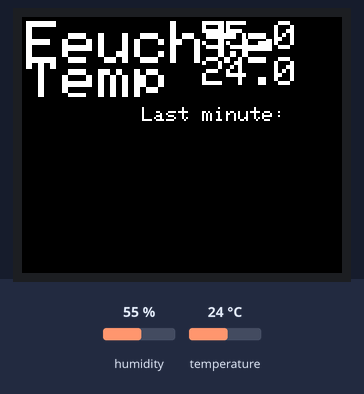
Recording of a sketch running on a simulated Arduino Uno, built with avr-gcc and run on an emulated ATmega328P. Parts: 160×128 colour display. Inputs (shaded band) come from the test bench; at power-on: humidity 55 %, temperature 24 °C. What the sketch prints to the serial monitor is not drawn.

Above: at 2.8 s.
2.9 s: humidity set to 22 %
At 5.5 s:
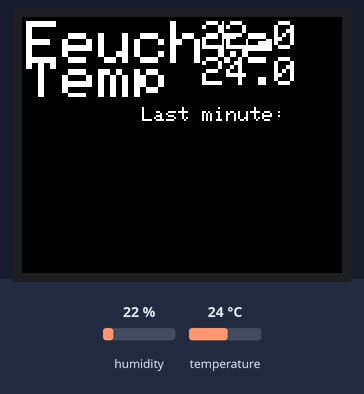
7.6 s: temperature set to 12 °C
At 9.3 s:
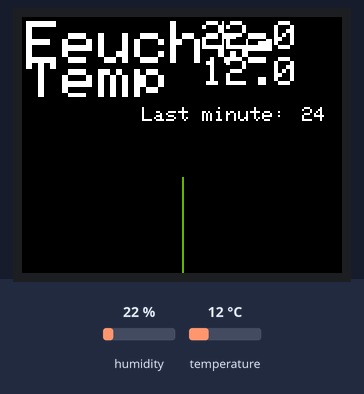
13.6 s: humidity set to 40 %
At 18.7 s:
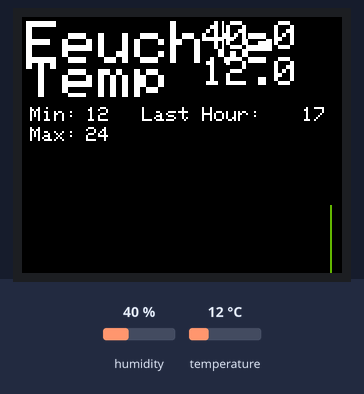
19.6 s: temperature set to 19 °C
At 21.7 s:
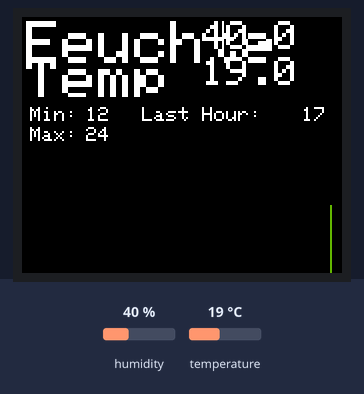
Timing chart, 0 to 23.2 s (numbered marks = the images above; inputs shaded):
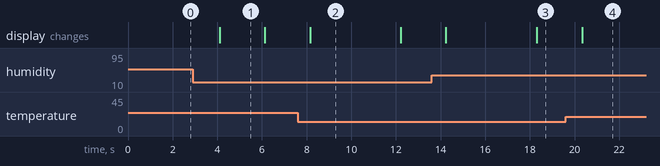

The sketch:

ArduTemp.ino
```cpp
#define PROGNAME    "ArduTemp"
#define PROGVERS    "0.1v"

// how many hours
#define MAX_HOURS 150

/*
#define DELAY 10000
#define MAX_SECONDS 6   // DELAY x MAX_SECONDS = 60
#define MAX_MINUTES 60
*/

#define DELAY 2000
#define MAX_SECONDS 3   // DELAY x MAX_SECONDS = 60
#define MAX_MINUTES 3

#include <SPI.h>
#include <TFT.h>
#include <dht.h>

// pin definition
#define TFT_CS_PIN   10
#define TFT_DC_PIN   9
#define TFT_RST_PIN  8
#define DHT22_PIN    5

dht DHT;

TFT TFTscreen = TFT(TFT_CS_PIN, TFT_DC_PIN, TFT_RST_PIN);

// char array to print to the screen
char temp[5];
char hum[5];
char buf[5];

int arraySeconds[MAX_SECONDS];
int arrayMinutes[MAX_MINUTES];
int arrayHours[MAX_HOURS];

int16_t secpos = 0;
int16_t minpos = 0;
int16_t hourpos = -1;

uint8_t i = 0;
int16_t average = 0;
int8_t value = 0;
int8_t maxvalue = -100;
int8_t minvalue = 100;


void updateGraph() {
  int drawHeight = 0;
  int drawWidth = 0;
  int8_t tempvalue = 0;
  int16_t temppos = 0;

  TFTscreen.stroke(0,0,0);
  TFTscreen.fill(0,0,0);
  TFTscreen.rect(0, 40, TFTscreen.width(), TFTscreen.height()-40);

  TFTscreen.stroke(100,180,0);
  if (hourpos == -1) {
    drawWidth = (int)(TFTscreen.width()/2) + (int)(MAX_MINUTES/2);
    for (i = 0; i < MAX_MINUTES; i++) {
      temppos = minpos - i;
      if (temppos < 0) {
        temppos = MAX_MINUTES + temppos;
      }
      tempvalue = arrayMinutes[temppos];
      if (tempvalue == -100) {
        tempvalue = 0;
      }
      drawHeight = map(tempvalue,0,40,0,80);
      TFTscreen.line(drawWidth - i, TFTscreen.height() - drawHeight, drawWidth - i, TFTscreen.height());
    }
    TFTscreen.stroke(255, 255, 255);
    TFTscreen.setTextSize(1);
    TFTscreen.text("Last minute:", 60, 45);
    if (arrayMinutes[0] != -100) {
      String lastval = String(arrayMinutes[0]);
      lastval.toCharArray(buf, 5);
      TFTscreen.text(buf, 140, 45);
    }
  } else {
    drawWidth = (int)(TFTscreen.width()/2) + (int)(MAX_HOURS/2);
    for (i = 0; i < MAX_HOURS; i++) {
      temppos = hourpos - i;
      if (temppos < 0) {
        temppos = MAX_HOURS + temppos;
      }
      tempvalue = arrayHours[temppos];
      if (tempvalue == -100) {
        tempvalue = 0;
      }
      drawHeight = map(tempvalue,0,40,0,80);
      TFTscreen.line(drawWidth - i, TFTscreen.height() - drawHeight, drawWidth - i, TFTscreen.height());
    }
    TFTscreen.stroke(255, 255, 255);
    TFTscreen.setTextSize(1);

    TFTscreen.text("Min:", 4, 45);
    String minval = String(minvalue);
    minval.toCharArray(buf, 5);
    TFTscreen.text(buf, 32, 45);

    TFTscreen.text("Max:", 4, 55);
    String maxval = String(maxvalue);
    maxval.toCharArray(buf, 5);
    TFTscreen.text(buf, 32, 55);

    TFTscreen.text("Last Hour:", 60, 45);
    String lastval = String(arrayHours[0]);
    lastval.toCharArray(buf, 5);
    TFTscreen.text(buf, 140, 45);
  }
}

int8_t readData() {

  // READ DATA
  int chk = DHT.read22(DHT22_PIN);

  if (chk == 0 ) {
    String tempval = doubleToString(DHT.temperature, 1);
    String humival = doubleToString(DHT.humidity, 1);
    // convert the reading to a char array
    tempval.toCharArray(temp, 5);
    humival.toCharArray(hum, 5);
    Serial.print(secpos);
    Serial.print("\tDHT22:\t");
    Serial.print(hum);
    Serial.print("\t");
    Serial.println(temp);
  //value = (int8_t)DHT.temperature;
    return (int8_t)DHT.temperature;
  } else {
    Serial.print("Error ");
    Serial.println(chk);
  }
}

void setup() {
  Serial.begin(9600);
  // Put this line at the beginning of every sketch that uses the GLCD:
  TFTscreen.begin();
  // clear the screen with a black background
  TFTscreen.background(0, 0, 0);
  TFTscreen.stroke(255, 255, 255);
  TFTscreen.setTextSize(3);
  TFTscreen.text("Feuchte     %", 2, 2);
  TFTscreen.text("Temp        C", 2, 20);
  for (i = 0; i < MAX_SECONDS; i++) {
    arraySeconds[i] = -100;
  }
  for (i = 0; i < MAX_MINUTES; i++) {
    arrayMinutes[i] = -100;
  }
  Serial.print(F("### "));
  Serial.print(F(PROGNAME));
  Serial.print(F(" "));
  Serial.print(F(PROGVERS));
  Serial.println(F(" ###"));
}

void loop() {

  if (secpos == MAX_SECONDS) {
    secpos = 0;
    average = 0;
    for (i = 0; i < MAX_SECONDS; i++) {
      average = average + arraySeconds[i];
      arraySeconds[i] = -100;
    }
    average = average / MAX_SECONDS;
    Serial.print("Average of ");
    Serial.print(minpos);
    Serial.print(". minute:\t");
    Serial.println(average);
    arrayMinutes[minpos] = average;
    minpos++;
  }

  TFTscreen.setTextSize(2);

  // delete old sensor value from screen
  TFTscreen.stroke(0, 0, 0);
  TFTscreen.text(hum, 90, 2);
  TFTscreen.text(temp, 90, 20);

  value = readData();

  // print the new sensor value on screen
  TFTscreen.stroke(255, 255, 255);
  TFTscreen.text(hum, 90, 2);
  TFTscreen.text(temp, 90, 20);

  arraySeconds[secpos] = value;
  secpos++;

  if (value > maxvalue) {
    maxvalue = value;
  }
  if (value < minvalue) {
    minvalue = value;
  }

  if (hourpos == MAX_HOURS) {
    hourpos = 0;
  }

  if (minpos == MAX_MINUTES) {
    minpos = 0;
    average = 0;
    for (i = 0; i < MAX_MINUTES; i++) {
      average = average + arrayMinutes[i];
      arrayMinutes[i] = -100;
    }
    average = average / MAX_MINUTES;
    if (hourpos == -1) {
      hourpos = 0;
    }
    Serial.print("Average of ");
    Serial.print(hourpos);
    Serial.print(". hour:\t");
    Serial.println(average);
    arrayHours[hourpos] = average;
    hourpos++;
  }

  updateGraph();

  delay(DELAY);
}

String doubleToString(double input,int decimalPlaces){
  if(decimalPlaces!=0){
    String string = String((int)(input*pow(10,decimalPlaces)));
      if(abs(input)<1){
        if(input>0)
          string = "0"+string;
        else if(input<0)
          string = string.substring(0,1)+"0"+string.substring(1);
      }
      return string.substring(0,string.length()-decimalPlaces)+"."+string.substring(string.length()-decimalPlaces);
    }
  else {
    return String((int)input);
  }
}
```

Measured:
- after the input at 2.9 s, the display: changes after 1.2 s (image 1)
- after the input at 7.6 s, the display: changes after 0.55 s (image 2)
- after the input at 13.6 s, the display: first changes after 0.63 s (image 3 shows a later state)
- after the input at 19.6 s, the display: changes after 0.74 s (image 4)
- what the display in image 1 shows lasts 2.0 s, from 4.1 s to 6.1 s
- what the display in image 2 shows lasts 4.0 s, from 8.2 s to 12.2 s
